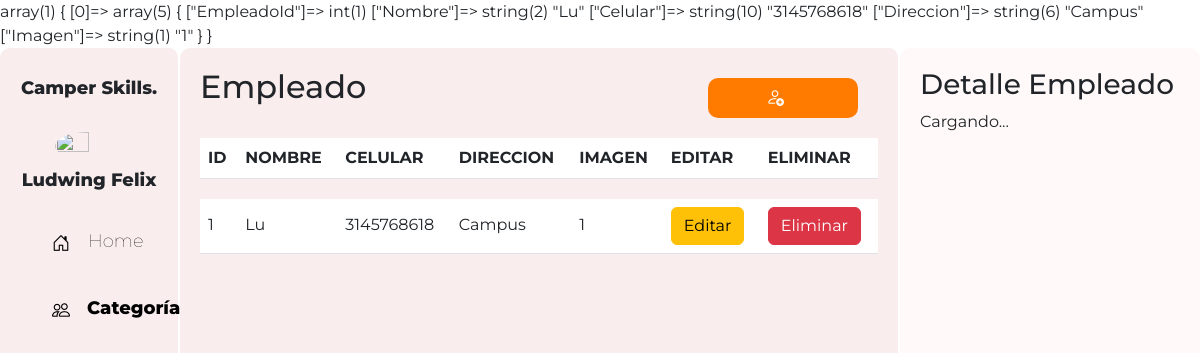
Screenshot of /Empleados/Empleados.php with the database file from the repository.
### tables this page shows
CREATE TABLE Empleados(
    EmpleadoId INT PRIMARY KEY AUTO_INCREMENT,
    Nombre VARCHAR(50) NOT NULL,
    Celular VARCHAR(14) NOT NULL,
    Direccion VARCHAR(70) NOT NULL,
    Imagen BLOB

);

### Config/Conectar.php (called while the page is built, shortened)
<?php
class Conectar{
    public function __construct(){
        $this->DbCnx= new PDO(DB_TYPE.":host=".DB_HOST.";dbname=".DB_NAME,DB_USER,DB_PWD,
      [PDO::ATTR_DEFAULT_FETCH_MODE => PDO::FETCH_ASSOC]
    );
    }
}
?>

### Empleados/Empleado.php (called while the page is built, shortened)
<?php
require_once("../Config/Conectar.php");
class Empleado extends Conectar{
    public function GetAll(){
        try {
            $stm = $this->DbCnx->prepare("SELECT * FROM Empleados");
            $stm->execute();
            return $stm->fetchAll();
        } catch (Exception $e) {
            return $e->getMessage();
        }
    }
}
?>

### Empleados/Empleados.php (the view, shortened to what this page needs)
<?php
require_once("Empleado.php");
$Empleado = new Empleado();
$AllData = $Empleado->GetAll();
?>
<!DOCTYPE html>
<html>
<head>
  <link rel="stylesheet" href="https://cdn.jsdelivr.net/npm/bootstrap-icons@1.10.5/font/bootstrap-icons.css">
  <link href="https://cdn.jsdelivr.net/npm/bootstrap@5.3.0-alpha3/dist/css/bootstrap.min.css" rel="stylesheet"
>
  <link rel="stylesheet" type="text/css" href="Css/Empleados.css">
</head>
<body>
<?php
echo var_dump($AllData);
?>
  <div class="contenedor">
    <div class="parte-izquierda">
      <div class="perfil">
        <h3 style="margin-bottom: 2rem;">Camper Skills.</h3>
        <img src="images/Diseño sin título.png" alt="" class="imagenPerfil">
        <h3>Ludwing Felix</h3>
      </div>
      <div class="menus">
        <a href="/Home/home.php" style="display: flex;gap:2px;">
          <i class="bi bi-house-door"> </i>
          <h3 style="margin: 0px;">Home</h3>
        </a>
        <a href="Empleado.php" style="display: flex;gap:1px;">
          <i class="bi bi-people"></i>
          <h3 style="margin: 0px;font-weight: 800;">Categorías</h3>
        </a>
      </div>
    </div>
    <div class="parte-media">
      <div style="display: flex; justify-content: space-between;">
        <h2>Empleado</h2>
        <button class="btn-m" data-bs-toggle="modal" data-bs-target="#RegistrarEmpleado"><i class="bi bi-person-add " style="color: rgb(255, 255, 255);" ></i></button>
      </div>
      <div class="menuTabla contenedor2">
        <table class="table table-custom table-striped">
          <thead>
            <tr>
              <th scope="col">ID</th>
              <th scope="col">NOMBRE</th>
              <th scope="col">CELULAR</th>
              <th scope="col">DIRECCION</th>
              <th scope="col">IMAGEN</th>
              <th scope="col">EDITAR</th>
              <th scope="col">ELIMINAR</th>
            </tr>
          </thead>
          <tbody class="" id="tabla">
            <tr>
            <?php
              foreach($AllData as $key => $val){
                echo "<tr>
                <td>".
              $val["EmpleadoId"].
            "</td>
            <td>".$val["Nombre"].
            "</td>
            <td>".$val["Celular"].
            "</td>
            <td>".$val["Direccion"].
            "</td>
            <td>" .$val["Imagen"].
            "</td>
            <td>
            <a type='button' class='btn btn-warning'  name='Editar' href='EditarEmpleado.php?id=".
            $val["EmpleadoId"].
          "&req=edit'>Editar</a>
            </td>
            <td>
            <a type='button' class='btn btn-danger'  name='Eliminar' href='BorrarEmpleado.php?id=".
            $val["EmpleadoId"].
          "&req=delete'>Eliminar</a>
            </td>
            </tr>";
              }
            ?>
          </tbody>
        </table>
      </div>
    </div>
    <div class="parte-derecho " id="detalles">
      <h3>Detalle Empleado</h3>
      <p>Cargando...</p>
    </div>
</body>
</html>

### Empleados/Css/Empleados.css (style rules this page uses)
body { font-family: 'Montserrat', sans-serif; height: 100%; overflow: hidden; }
.contenedor { display: flex; flex-direction: row; height: 100vh; margin: 0; }
.contenedor2 { overflow: auto; height: calc(100vh - 100px); }
.parte-media { background-color: #faeded; width: 60%; padding: 20px; border-radius: 10px; border-right: 2px solid rgb(255, 255, 255); }
.parte-derecho { background-color: #fff9f9; width: 25%; padding: 20px; border-radius: 10px; }
.imagenPerfil { border-radius: 100%; width: 50%; height: 50%; }
.perfil { display: flex; justify-content: center; align-items: center; flex-direction: column; font-size:large; font-weight: 800; }
.perfil h3 { font-size:large; font-weight: 800; margin-top: 10px; }
a { text-decoration: none; font-weight: lighter; color: black; }
.menus { padding-left: 2rem; margin-top: 2rem; display: flex; flex-direction: column; justify-content: center; gap: 40px; }
.menus h3 { font-weight: lighter; font-size:large }
i { margin-right: 1rem; font-size: large; }
.btn-m { border: none; background: none; box-shadow: none; outline: none; margin: 10px 20px 10px 20px; width: 150px; height: 40px; object-fit: cover; background-color: rgb(255, 123, 0); text-decoration: none; border-radius: 10PX; color: #fff9f9; font-weight: 800; }
.table>tbody { vertical-align: sub !important; }
.table-custom { border-collapse: separate; border-spacing: 0 10px; }
.table-custom tbody tr { background-color: #f0f0f0; border-radius: 15px; }
.parte-izquierda { background-color: #faeded; width: 15%; border-right: 2px solid rgb(255, 255, 255); padding: 20px; border-radius: 10px; }

### rows the page displays
empleados: EmpleadoId "1", Nombre "Lu", Celular "3145768618", Direccion "Campus", Imagen "1"

### other values shown
var_dump($AllData) "array(1) { [0]=> array(5) { [\"EmpleadoId\"]=> int(1) [\"Nombre\"]=> string(2) \"Lu\" [\"Celular\"]=> string(10) \"3145768618\" [\"Direccion\"]=> string(6) \"Campus\" [\"Imagen\"]=> string(1) \"1\" } }"
